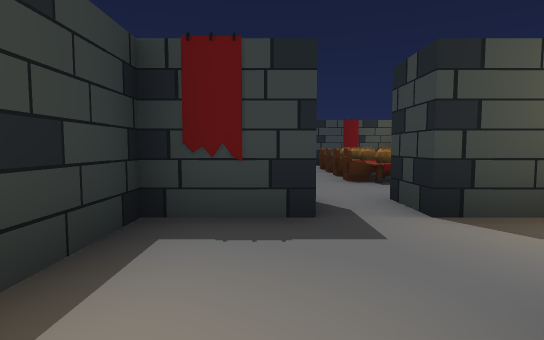
View 1 (above)

24 first-person views from a walk through a scene from a Unity 3-D project. The camera is 1.2 m above the floor, tilts 4° down and sees 80° across. Doors are open. The floor is counted in squares, 2 m on a side. Each view is taken from the middle of a square. On the plan, view 1 faces up. The plan holds only what a view shows up to about 10 squares ahead; the rest is blank. The place goes on beyond the plan.

View 2
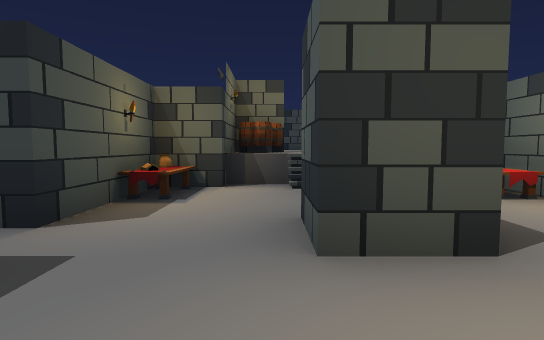

View 3
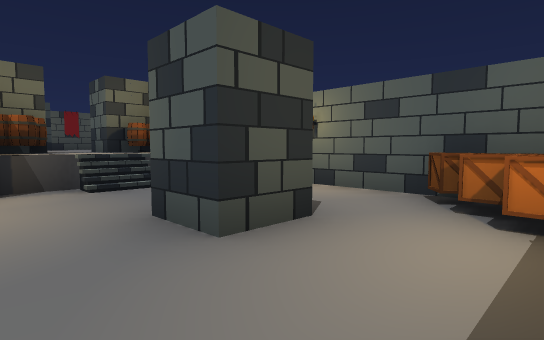

View 4
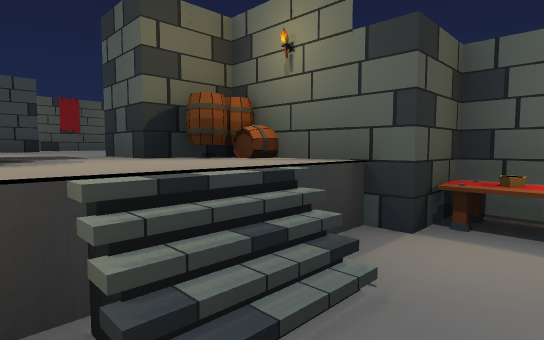

View 5
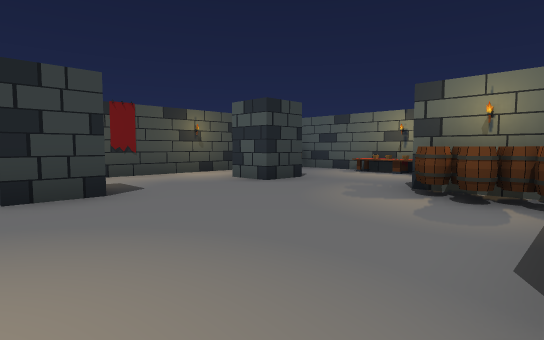

View 6
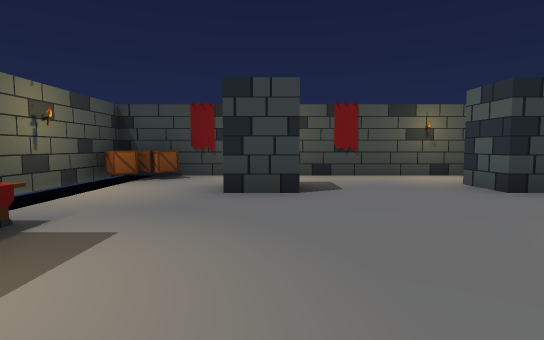

View 7
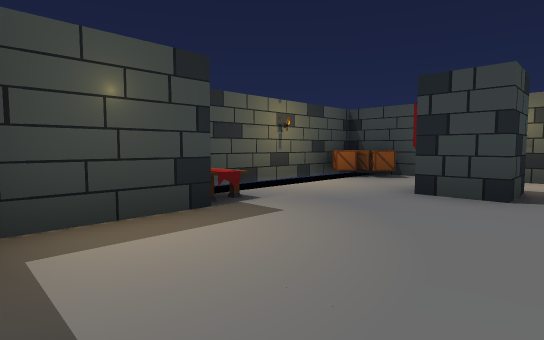

View 8
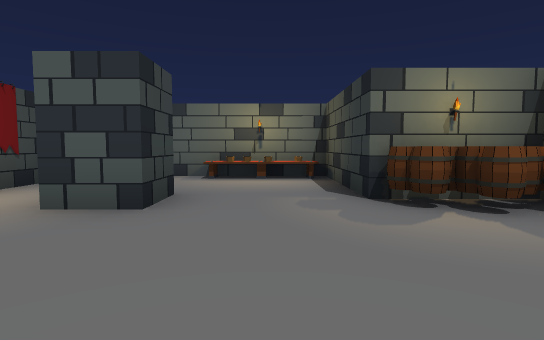

View 9
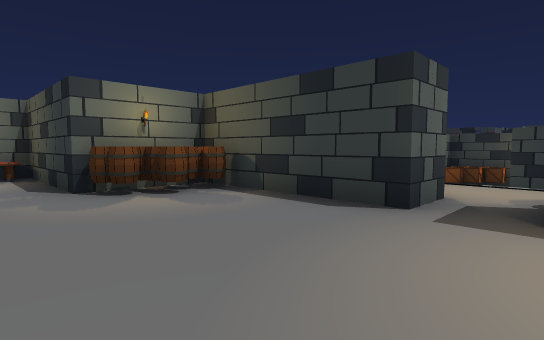

View 10
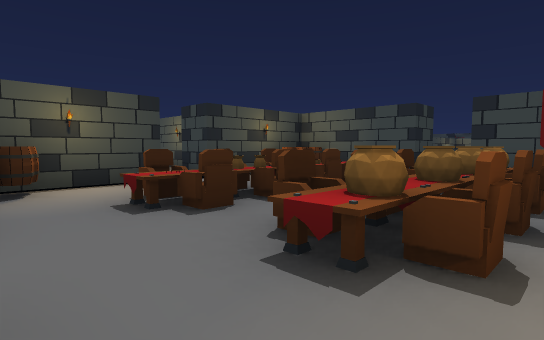

View 11
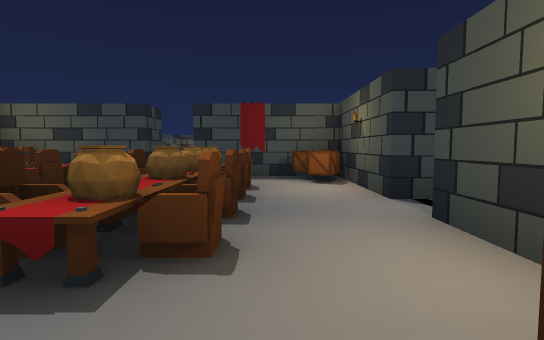

View 12
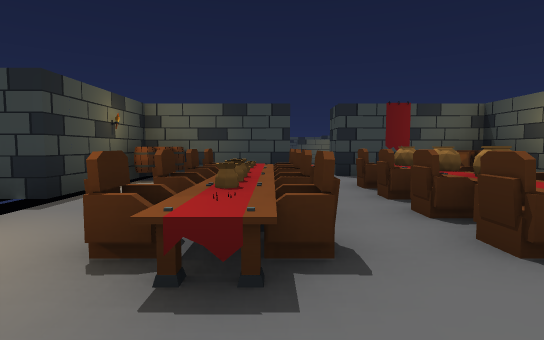

View 13
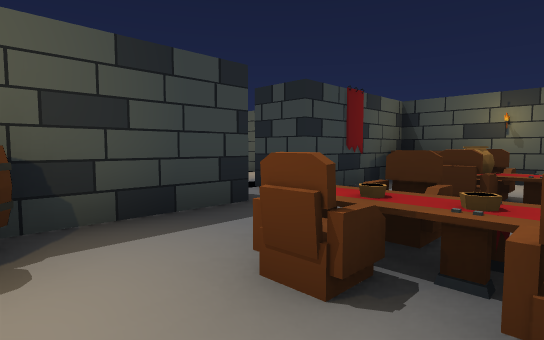

View 14
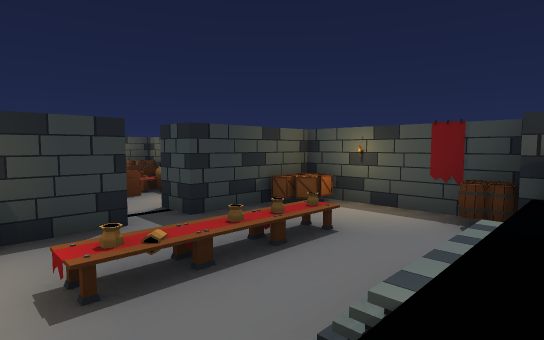

View 15
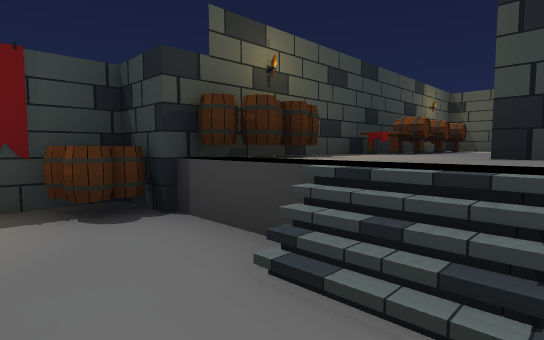

View 16
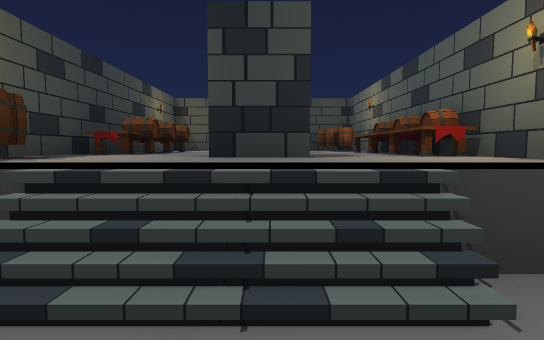

View 17
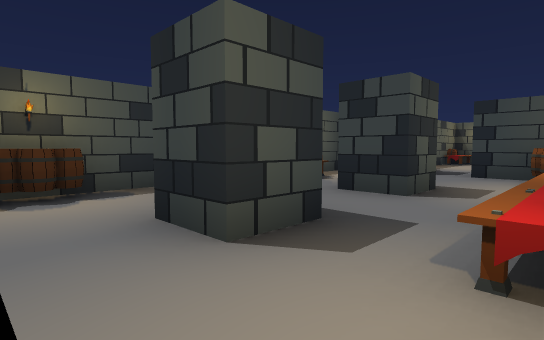

View 18
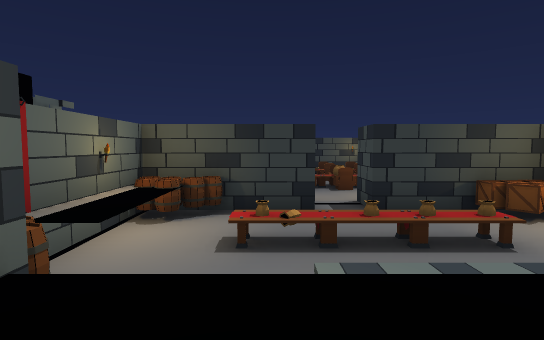

View 19
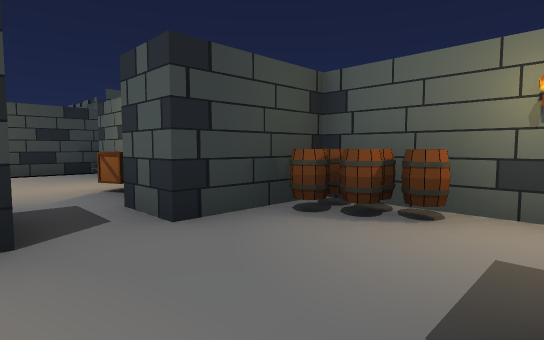

View 20
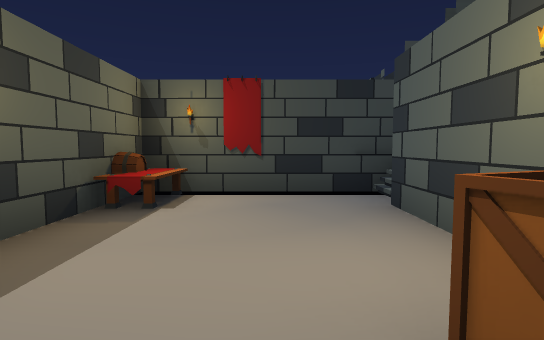

View 21
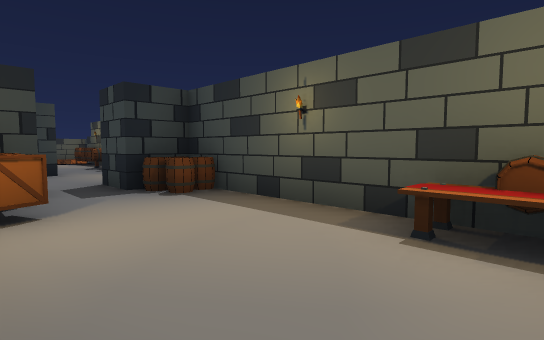

View 22
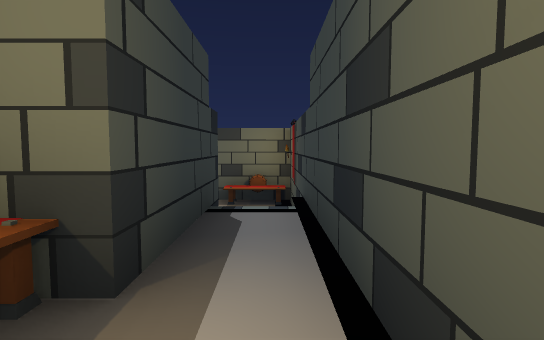

View 23
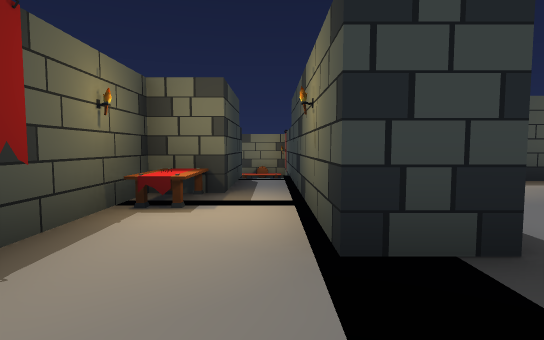

View 24
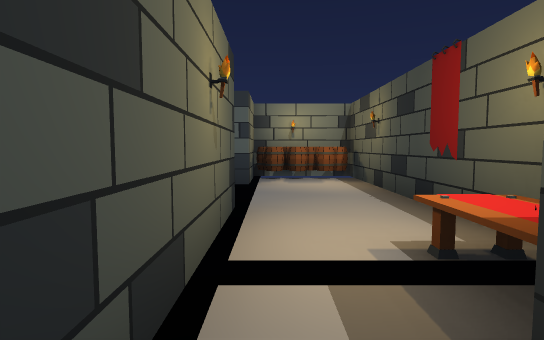

### Floor plan
Key: @ floor where view 1 was taken; # wall or solid block; . main floor; - floor 1 m lower than the main floor; : floor 1 m higher than the main floor; / step, stairs or slope; D open door; ^ raised ledge; P pot; C chair; T table; B banner; A barrel; I pillar; R crate; O other object.
Columns run from 3 left of view 1 to 26 right of it. Each row starts with its distance up from view 1.
 11 ####D########
 10 #O-----R#R--AA##^^^##
  9 #-CCPTP-#----AA.AAOA.#A###A
  8 D-CPCCP-#TP-/........#A...T
  7 D-COOTP-D-P-/..I.I...D....B#
  6 #-C PCT-#PTP/...A...A#O ../#
  5 #A-C-P--#A-- .ATTTAAA   ##:#
  4   ----- #A#B ###  #     ##:#
  3   BBD#### # T...RO      # :#
  2  #---TO## ## ...RO      #T:#::
  1  #-----/AA.......B      #::#:
  0   -@I--/.D.....I.#      #::D
 -1   OR--T/AA.......#      #::D
 -2   OR-P ###.......#      ^AA
 -3     ##    AA.....#      ^#A
 -4           #AA..I.#
 -5           ##.O...B
 -6            #OTO.
 -7            ######

Positions as (right, up) in squares from view 1, and headings:
1: (0, 0), facing up
2: (-1, 1), facing right
3: (-1, 2), facing down-right
4: (3, 1), facing down-right
5: (7, 1), facing down-right
6: (7, 0), facing right
7: (7, -1), facing up-right
8: (10, 0), facing down
9: (10, 1), facing down-left
10: (3, 4), facing up-left
11: (3, 4), facing up
12: (0, 4), facing up
13: (-2, 8), facing up-right
14: (10, 5), facing up-left
15: (8, 7), facing up-right
16: (8, 7), facing right
17: (10, 5), facing up-right
18: (11, 6), facing left
19: (15, 8), facing down-right
20: (19, 7), facing right
21: (23, 6), facing up-left
22: (23, 2), facing up
23: (23, -1), facing up
24: (23, 4), facing down
